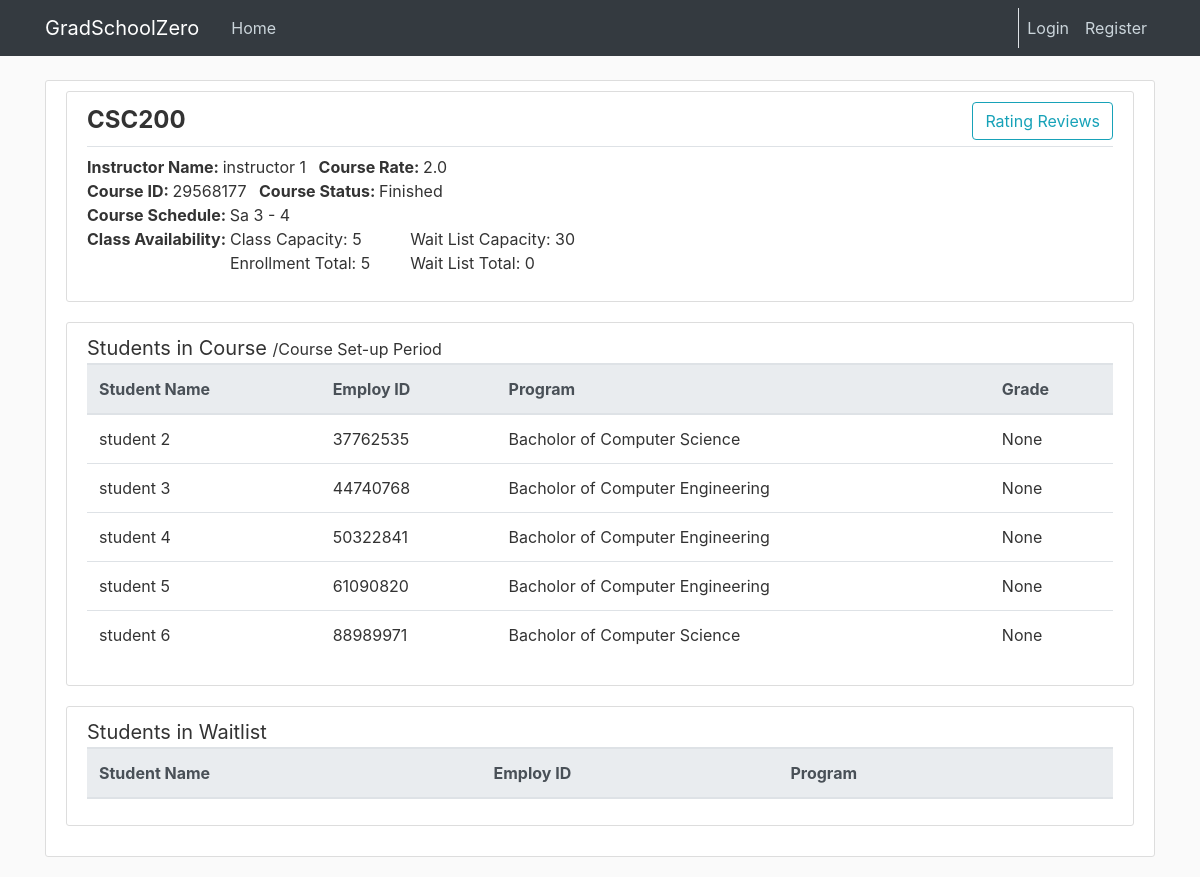
The page /course/29568177 on the database its author committed.
### cunyzero/models.py (models this page shows, shortened)
class Course(db.Model):
    id = db.Column(db.Integer, primary_key=True)
    instructorId = db.Column(db.Integer, db.ForeignKey('instructor.ownerId'))
    coursename = db.Column(db.String(20), nullable = False)
    creationPeriod = db.Column(db.Integer, nullable = True)#for period/semester task logic
    startPeriod = db.Column(db.Integer, nullable = False)#1-9
    endPeriod = db.Column(db.Integer, nullable = False)#1-9
    dayofweek = db.Column(db.String(30), nullable = False)#mo,tu,we,th,fr,sa,su if missing use --
    capacity = db.Column(db.Integer, default=30)
    status = db.Column(db.String(20), nullable = False, default="Open")#status like open, finished, cancelled, etc.
    credits = db.Column(db.Integer, default=3)
    waitListCapacity = db.Column(db.Integer, default=30)
    rating = db.Column(db.Float, default=None, nullable = True)# ^
    studentcourses = db.relationship('StudentCourse', backref='course', lazy=True)
    def getInstructorName(self):
        instructor = Instructor.query.get(self.instructorId)
        return instructor.firstname + " " + instructor.lastname
    def getEnrolledTotal(self):
        return StudentCourse.query.filter_by(courseId=self.id, waiting=False).count()
    def getWaitlistTotal(self):
        return StudentCourse.query.filter_by(courseId=self.id, waiting=True).count()
    def getAvgRating(self):
        count=0
        total=0.0
        for sc in self.studentcourses:
            if sc.rating:
                count+=1
                total+=sc.rating
        if count != 0:
            return total/count
        else:
            return None

class Instructor(db.Model):
    ownerId = db.Column(db.Integer, primary_key=True)
    status = db.Column(db.String(20), default='Employed')#fired, suspended, etc.
    firstname = db.Column(db.String(30), nullable=False)
    lastname = db.Column(db.String(30), nullable=False)
    warning = db.Column(db.Integer, nullable = False, default=0)
    user = db.relationship('User', backref='instructorOwner', lazy=True)
    warnings = db.relationship('Warning', backref='targetInstructor', lazy=True)
    courses = db.relationship('Course', backref='instructor', lazy=True)

class StudentCourse(db.Model):
    id = db.Column(db.Integer, primary_key=True)
    courseId = db.Column(db.Integer, db.ForeignKey('course.id'),nullable=False)
    studentId = db.Column(db.Integer,db.ForeignKey('student.ownerId'),nullable = False)
    gpa = db.Column(db.Text,nullable = True)
    rating = db.Column(db.Integer, nullable = True)
    review = db.Column(db.Text, nullable = True)
    visible = db.Column(db.Boolean, nullable = False, default=True)#if too many taboo words hide review
    waiting = db.Column(db.Boolean,nullable = False, default=False)

class Period(db.Model):#set-up, registration, running, or grading period
    id = db.Column(db.Integer, primary_key=True)
    period = db.Column(db.Integer, nullable = False, default=0)#periods passed
    def getPeriodName(self):# returns set-up, registration, running, or grading period
        remainder = self.period % 4
        if remainder==0:
            return "Course Set-up Period"

class Student(db.Model):
    ownerId = db.Column(db.Integer, primary_key=True)
    firstname = db.Column(db.String(30), nullable=False)
    lastname = db.Column(db.String(30), nullable=False)
    programId = db.Column(db.Integer, db.ForeignKey('program.id'), nullable=False)
    honor = db.Column(db.Integer, nullable = False, default=0)
    status = db.Column(db.String(20), default='Employed') # suspended, graduated, etc.
    fine = db.Column(db.Float, nullable = False, default=0)
    gpa = db.Column(db.Float, nullable = False, default=0.0)
    warning = db.Column(db.Integer, nullable = False, default=0) # ???????????
    enrollmentPermission = db.Column(db.Boolean, nullable=False, default=False)#special enrollment permission
    user = db.relationship('User', backref='studentOwner', lazy=True)
    courses = db.relationship('StudentCourse', backref='student', lazy=True)
    application = db.relationship('GraduationApplication', backref='applicant', lazy=True)
    warnings = db.relationship('Warning', backref='targetStudent', lazy=True) # get length by len(Student.warnings)

class Program(db.Model):
    id = db.Column(db.Integer, primary_key=True)
    name = db.Column(db.String(20), unique=True, nullable=False)
    capacity = db.Column(db.Integer, nullable=False, default=10)
    enrolled_total = db.Column(db.Integer, nullable=False, default=0)

### cunyzero/routes.py (the view, shortened to what this page needs)
@login_required
@app.route('/course/<int:course_Id>', methods=['GET', 'POST'])
def course_review(course_Id):
    period = Period.query.all()[0]
    course = Course.query.get(course_Id)
    programs = Program.query.all()
    students = db.session.query(Student, StudentCourse)\
        .join(StudentCourse, StudentCourse.studentId == Student.ownerId)\
        .filter(StudentCourse.courseId == course_Id,
        StudentCourse.waiting == False).all()
    students_waitlist = db.session.query(Student, StudentCourse)\
        .join(StudentCourse, StudentCourse.studentId == Student.ownerId).filter(StudentCourse.courseId == course_Id,
                                                                                StudentCourse.waiting == True).all()
    studentId = request.form.get("Grade")
    studentId_waiting = request.form.get("Approve")
    return render_template("course-review.html", title="Course Detail Review", course=course, students=students,
                           programs=programs, students_waitlist=students_waitlist, period=period)

### cunyzero/templates/course-review.html (shortened to what this page needs)
{% extends "layout.html" %}
{% block content %}
    <div class="content-section">
        <article class="media content-section">
            <div class="media-body">
                <legend class="pb-2 border-bottom">
                    <strong>{{ course.coursename }}</strong>
                    <a class="btn btn-outline-info float-right" style="text-decoration: none;" href="{{ url_for('course_rating',courseId=course.id)}}">
                        Rating Reviews
                    </a>
                </legend>
                <div>
                    <strong>Instructor Name: </strong>
                    <span>{{ course.getInstructorName() }}</span>
                    <strong class="ml-2">Course Rate: </strong>
                    <span> {{ course.getAvgRating() }} </span>
                </div>
                <div>
                    <strong>Course ID: </strong>
                    <span>{{ course.id }}</span>
                    <strong class="ml-2">Course Status: </strong>
                    <span>{{ course.status }}</span>
                </div>
                <div>
                    <strong>Course Schedule: </strong>
                    <span>
                        {{ course.dayofweek }}
                        {{ course.startPeriod }} - {{ course.endPeriod }}
                    </span>
                </div>
                <div class="row ml-0">
                    <strong>Class Availability:</strong>
                    <ul class="pl-1" style="list-style-type: none">
                        <li> Class Capacity: {{ course.capacity }} </li>
                        <li> Enrollment Total: {{ course.getEnrolledTotal() }} </li>
                    </ul>
                    <ul style="list-style-type: none">
                        <li> Wait List Capacity: {{ course.waitListCapacity }} </li>
                        <li> Wait List Total: {{ course.getWaitlistTotal() }} </li>
                    </ul>
                </div>
            </div>
        </article>
        <div class="content-section">
            <div class="lead border-bottom">
                <strong>Students in Course</strong>
                <small>/{{ period.getPeriodName() }}</small>
            </div>
            <table class="table table-condensed">
                <thead class="thead-light">
                    <tr>
                        <th>Student Name</th>
                        <th>Employ ID</th>
                        <th>Program</th>
                        <th>Grade</th>
                    </tr>
                </thead>
                <tbody>
                    {% for student in students %}
                        <tr>
                            <td> {{ student.Student.firstname }} {{ student.Student.lastname }}</td>
                            <td> {{ student.Student.ownerId }}</td>
                            <td> {{ programs[student.Student.programId - 1].name }} </td>
                            {% if current_user.role == "Instructor" and period.getPeriodName() == "Grading Period"%}
                                <td>
                                    <form method="post">
                                        <select required name="{{ student.Student.ownerId }}" id="letter-grade">
                                            <option value="" disabled selected>{{ student.StudentCourse.gpa }}</option>
                                            <option value="A+">A+</option>
                                            <option value="A">A</option>
                                            <option value="A-">A-</option>
                                            <option value="B+">B+</option>
                                            <option value="B">B</option>
                                            <option value="B-">B-</option>
                                            <option value="C+">C+</option>
                                            <option value="C">C</option>
                                            <option value="C-">C-</option>
                                            <option value="D+">D+</option>
                                            <option value="D">D</option>
                                            <option value="F">F</option>
                                        </select>
                                        <button type="submit" name="Grade" value="{{student.Student.ownerId}}" >
                                            <i class="fi-rr-check"></i>
                                        </button>
                                    </form>
                                </td>
                            {% else %}
                                <td>
                                    {{ student.StudentCourse.gpa }}
                                </td>
                            {% endif %}
                        </tr>
                    {% endfor %}
                </tbody>
            </table>
        </div>
        <div class="content-section">
            <div class="lead border-bottom">
                <strong>Students in Waitlist</strong>
            </div>
            <table class="table table-condensed">
                <thead class="thead-light">
                    <tr>
                        <th>Student Name</th>
                        <th>Employ ID</th>
                        <th>Program</th>
                        <th>
                        </th>
                    </tr>
                </thead>
            </table>
        </div>
    </div>
{% endblock content %}

### cunyzero/static/main.css (style rules this page uses)
body { background: #fafafa; color: #333333; margin-top: 5rem; }
.content-section { background: #ffffff; padding: 10px 20px; border: 1px solid #dddddd; border-radius: 3px; margin-bottom: 20px; }

### rows shown on the page
Course: coursename "CSC200", getInstructorName "instructor 1", id "29568177", status "Finished", dayofweek "Sa", startPeriod "3", endPeriod "4", capacity "5", waitListCapacity "30"
StudentCourse: getAvgRating "2.0"
Period: getPeriodName "Course Set-up Period"
Student: Student.firstname "student", Student.lastname "2", Student.ownerId "37762535", programId.name "Bacholor of Computer Science", StudentCourse.gpa "None"
Student: Student.firstname "student", Student.lastname "3", Student.ownerId "44740768", programId.name "Bacholor of Computer Engineering", StudentCourse.gpa "None"
Student: Student.firstname "student", Student.lastname "4", Student.ownerId "50322841", programId.name "Bacholor of Computer Engineering", StudentCourse.gpa "None"
Student: Student.firstname "student", Student.lastname "5", Student.ownerId "61090820", programId.name "Bacholor of Computer Engineering", StudentCourse.gpa "None"
Student: Student.firstname "student", Student.lastname "6", Student.ownerId "88989971", programId.name "Bacholor of Computer Science", StudentCourse.gpa "None"

### other values the page prints
{{ course.getEnrolledTotal() }} "5"
{{ course.getWaitlistTotal() }} "0"
